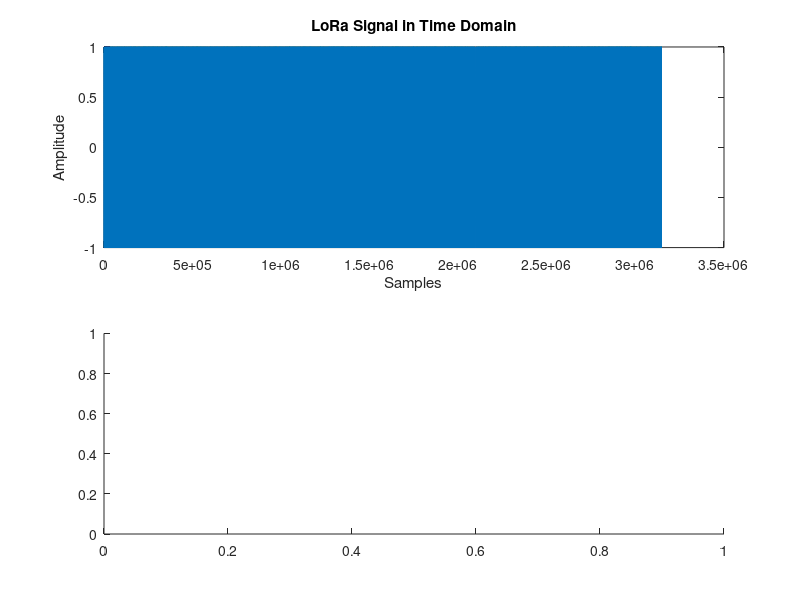

The MATLAB source for this figure: (Note: this script raises an error after producing the figure.)
clear all;

% Define LoRa parameters
BW = 125e3; % Bandwidth 125 kHz
SF = 18; % Spreading Factor
binaryData = [1 1 0 0 1 1]; % Binary data to be modulated

% Calculate chirp duration and samples per chirp
chirpDuration = (2^SF) / BW;
Fs = 2 * BW; % Sampling frequency, at least twice the bandwidth
numSamplesPerChirp = Fs * chirpDuration;

% Generate the time vector for one chirp
t = linspace(0, chirpDuration, numSamplesPerChirp);

loraSignal = []; % Initialize the LoRa signal

for bit = binaryData
    if bit == 0
        % Generate downchirp for '0'
        f0 = BW; % Start frequency at BW
        f1 = 0; % End frequency at 0
    else
        % Generate upchirp for '1'
        f0 = 0; % Start frequency at 0
        f1 = BW; % End frequency at BW
    end
    
    % Generate linear chirp for the duration of the chirp
    chirpSignal = chirp(t, f0, chirpDuration, f1, 'linear');
    
    loraSignal = [loraSignal, chirpSignal]; % Append chirp signal to total signal
end
disp(['Current directory: ', pwd]);
cd('/Users/stuart/Group-15-LoRa-Modulation/api_code');
disp(['Current directory: ', pwd]);
% Save the signal to a wav file
audiowrite('loraSignal.wav', loraSignal, Fs);

% Play sound
sound(loraSignal, Fs);

% Optionally, plot the time-domain and frequency-domain representations
figure;
subplot(2, 1, 1);
plot(loraSignal);
title('LoRa Signal in Time Domain');
xlabel('Samples');
ylabel('Amplitude');

subplot(2, 1, 2);
spectrogram(loraSignal, 1024, 3/4 * 1024, 1024, Fs, 'yaxis');
title('Spectrogram of LoRa Signal');
xlabel('Time (s)');
ylabel('Frequency (Hz)');
